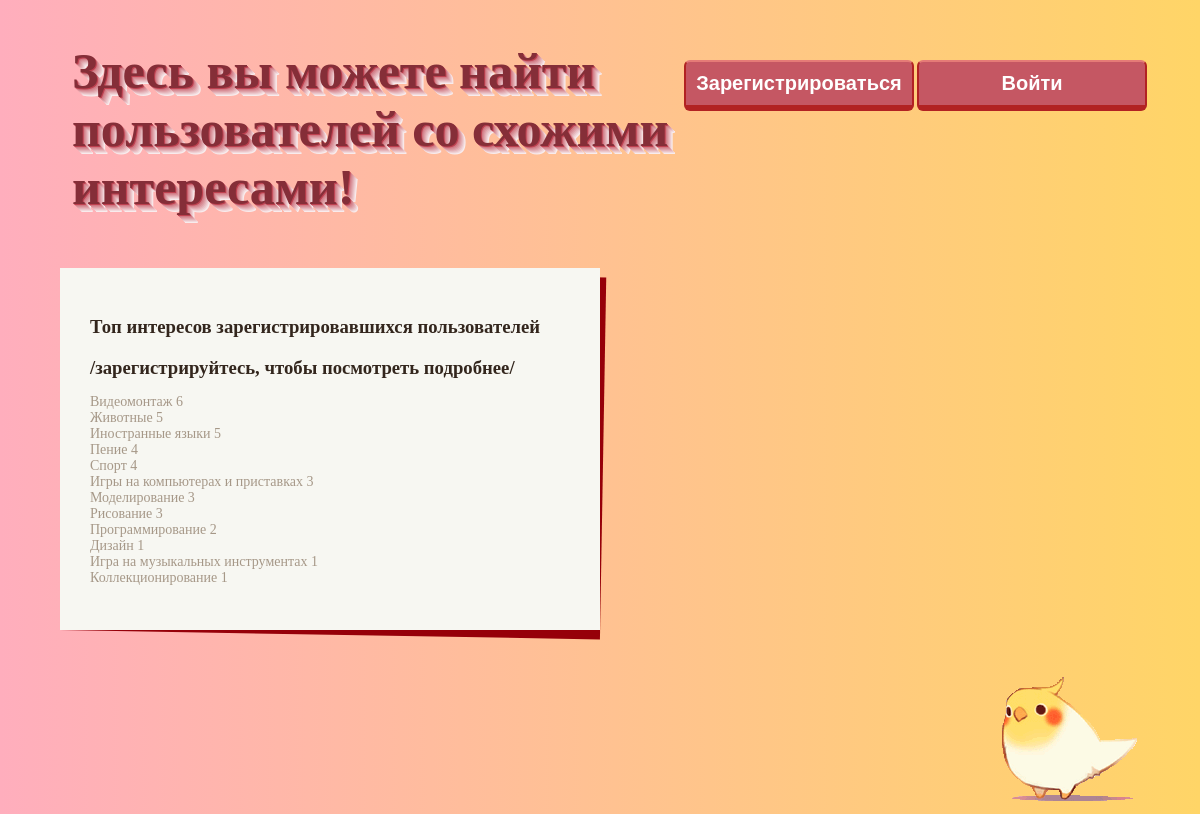
The page / on the database its author committed.
### data/users.py (models this page shows)
class Hobby(SqlAlchemyBase):
    __tablename__ = 'hobbies'
    id = sqlalchemy.Column(sqlalchemy.Integer, primary_key=True, autoincrement=True)
    name = sqlalchemy.Column(sqlalchemy.String, nullable=True)

### main.py (the view)
@app.route('/')
def index():
    if flask_login.current_user.is_authenticated:
        curr_user_id = flask_login.current_user.id
    else:
        curr_user_id = ''
    main_style = url_for('static', filename='css/main_style.css')
    style = url_for('static', filename='css/style.css')
    button_style = url_for('static', filename='css/button_style.css')
    text_style = url_for('static', filename='css/text_style.css')
    ph_style = url_for('static', filename='css/ph_style.css')
    top = top_hobbies()
    return render_template('main_template.html', curr_user_id=curr_user_id, top=top,  main_style=main_style, style=style, button_style=button_style, text_style=text_style, ph_style=ph_style)

### data/db_session.py (called while the page is built, shortened)
def global_init(db_file):
    global __factory
    if __factory:
        return

def create_session() -> Session:
    global __factory
    return __factory()

### main_users.py (called while the page is built)
def get_hobbies():
    db_session.global_init("db/users.sqlite")
    session = db_session.create_session()
    return session.query(Hobby).all()

def top_hobbies():
    db_session.global_init("db/users.sqlite")
    session = db_session.create_session()
    hobbies = get_hobbies()
    sp = []
    for hobby in hobbies:
        user_num = session.query(User).filter(User.hobby.like('%-' + str(hobby.id) + '-%')).count()
        sp.append([hobby.id, hobby.name, user_num])
    sp = sorted(sp, key=lambda x: x[2], reverse=True)
    return sp

### templates/main_template.html (shortened to what this page needs)
<!DOCTYPE html>
<html lang="en">
 <head>
     <link rel="stylesheet" type="text/css" href="{{main_style}}"/>
     <link rel="stylesheet" type="text/css" href="{{style}}"/>
     <link rel="stylesheet" type="text/css" href="{{button_style}}"/>
     <link rel="stylesheet" type="text/css" href="{{text_style}}"/>
 </head>
 <body>
    {% if current_user.is_authenticated %}
    <button class="turquoise" name="logout" onclick="document.location.href = '/logout'">Выйти</button>
    <button class="turquoise" onclick = "document.location.href = '/profile/{{curr_user_id}}'">Мой профиль</button>
    <button class="turquoise" onclick = "document.location.href = '/people'">Найти людей</button>
    {% else %}
        <p>
            <button class="turquoise" name="login" onclick = "document.location.href = '/login'">Войти</button>
            <button class="turquoise" name="register" onclick = "document.location.href = '/register'">Зарегистрироваться</button>
        </p>
    {% endif %}
    <h1>Здесь вы можете найти пользователей со схожими интересами!</h1>
    <div class="post-item">
        <div class="post-item-wrap">
            {% if current_user.is_authenticated %}
                <a href="/people" class="post-link">
            {% else %}
                <a href="/register" class="post-link">
            {% endif %}
            <h3 class="post-title">Топ интересов зарегистрировавшихся пользователей</h3>
            {% if current_user.is_authenticated %}
                <h3 class="post-title">/кликните, чтобы посмотреть подробнее/</h3>
            {% else %}
                <h3 class="post-title">/зарегистрируйтесь, чтобы посмотреть подробнее/</h3>
            {% endif %}
                <p class="post-content">
                    {% for el in top %}
                    {{el[1]}} {{el[2]}} <br>
                    {% endfor %}
                </p>
            </a>
        </div>
    </div>
    <p><img align="right" src='static/img/popug.gif'></p>
 </body>
</html>

### static/css/main_style.css (style rules this page uses)
body { background: linear-gradient(to right, #ffaebd, #ffd567); margin: 50px; }

### static/css/style.css (style rules this page uses)
.post-item { padding: 10px; margin: bottom; }
.post-item-wrap { max-width: 50%; background: #F7F7F2; position: relative; }
.post-item-wrap:after { content: ""; position: absolute; top: 0; left: 0; width: 100%; height: 100%; z-index: -1; background: #960009; transform: rotate(1deg); transform-origin: left bottom; transition: .3s ease-in-out; }
.post-link { text-decoration: none; display: block; padding: 30px; }
.post-title { color: #33261D; margin-bottom: 15px; transition: .3s ease-in-out; }
.post-content { color: #A69888; font-size: 14px; }

### static/css/button_style.css (style rules this page uses)
.turquoise { position: relative; width: 230px; display: inline; margin-right: 3px; margin-top: 10px; background: #c55763; border-top: #e57b77 2px solid; border-bottom: #B22222 6px solid; border-left: #B22222 2px solid; border-right: #B22222 2px solid; border-radius: 6px; text-align: center; color: white; padding: 10px; float: right; font-size: 20px; font-weight: 600; }

### static/css/text_style.css (style rules this page uses)
H1 { margin-left: 30px; margin-top: 30px; cursor: default; max-width: 60%; font-size: 50px; padding: left; margin: 20 px; text-shadow: -8px -8px 0 hsl(353, 49%, 35%), -7px -7px 0 hsl(353, 49%, 50%), -6px -6px 0 hsl(353, 49%, 65%), -5px -5px 0 hsl(353, 49%, 70%), -4px -4px 0 hsl(353, 49%, 75%), -3px -3px 0 hsl(353, 49%, 80%), -2px -2px 0 hsl(353, 49%, 85%), -1px -1px 0 hsl(353, 49%, 90%), 0 0 0 hsl(353, 49%, 95%); color: transparent; transition: all 1s; }

### rows shown on the page
Hobby: name "Видеомонтаж", el "6"
Hobby: name "Животные", el "5"
Hobby: name "Иностранные языки", el "5"
Hobby: name "Пение", el "4"
Hobby: name "Спорт", el "4"
Hobby: name "Игры на компьютерах и приставках", el "3"
Hobby: name "Моделирование", el "3"
Hobby: name "Рисование", el "3"
Hobby: name "Программирование", el "2"
Hobby: name "Дизайн", el "1"
Hobby: name "Игра на музыкальных инструментах", el "1"
Hobby: name "Коллекционирование", el "1"
